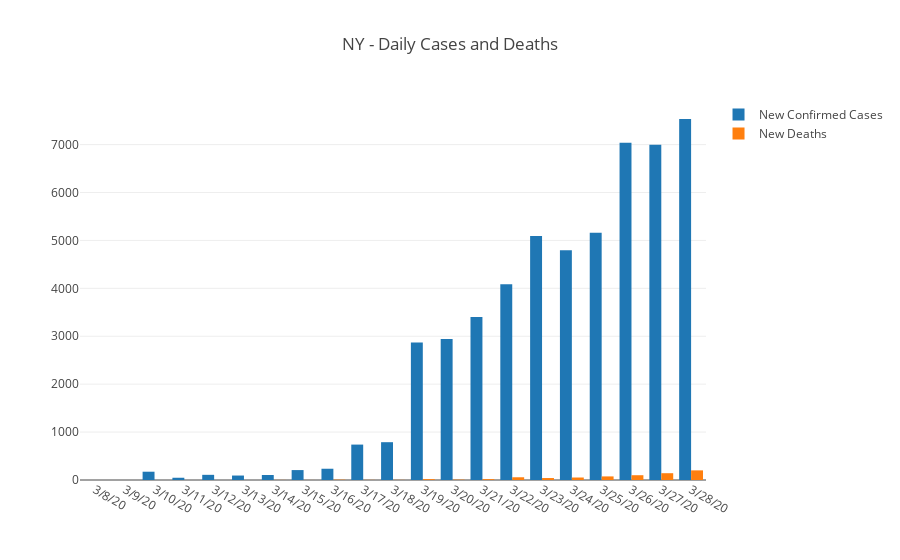

This figure's notebook cell:
### Code cell
dfNYConfirmed = dfConfirmedUSStates[dfConfirmedUSStates['Province/State'] == 'New York']
dfNYDeaths =  dfDeathsUSStates[dfDeathsUSStates['Province/State'] == 'New York']
dfNYConfirmedDailyNew = dfNYConfirmed[dfNYConfirmed.columns[50:]].diff(axis=1)
dfNYDeathsDailyNew = dfNYDeaths[dfNYDeaths.columns[50:]].diff(axis=1)

trace1 = go.Bar(
    x = dfNYConfirmedDailyNew.columns,
    y = dfNYConfirmedDailyNew.iloc[0], name = 'New Confirmed Cases')

trace2 = go.Bar(
    x = dfNYDeathsDailyNew.columns,
    y = dfNYDeathsDailyNew.iloc[0], name = 'New Deaths')

data = [trace1, trace2]
layout = dict(title = 'NY - Daily Cases and Deaths')

py.iplot(dict(data=data, layout=layout))

### Figure 1 — Plotly figure (JSON) as saved in the notebook; plotly's stock layout.template omitted (floating-point values rounded to 4 significant figures)
{"data": [{"name": "New Confirmed Cases", "type": "bar", "x": ["3/8/20", "3/9/20", "3/10/20", "3/11/20", "3/12/20", "3/13/20", "3/14/20", "3/15/20", "3/16/20", "3/17/20", "3/18/20", "3/19/20", "3/20/20", "3/21/20", "3/22/20", "3/23/20", "3/24/20", "3/25/20", "3/26/20", "3/27/20", "3/28/20"], "y": [null, 0, 173, 47, 108, 93, 104, 207, 235, 739, 789, 2870, 2945, 3400, 4083, 5091, 4797, 5160, 7036, 6999, 7534]}, {"name": "New Deaths", "type": "bar", "x": ["3/8/20", "3/9/20", "3/10/20", "3/11/20", "3/12/20", "3/13/20", "3/14/20", "3/15/20", "3/16/20", "3/17/20", "3/18/20", "3/19/20", "3/20/20", "3/21/20", "3/22/20", "3/23/20", "3/24/20", "3/25/20", "3/26/20", "3/27/20", "3/28/20"], "y": [null, 0, 0, 0, 0, 0, 2, 1, 7, 3, 3, 18, 8, 18, 57, 41, 52, 75, 100, 142, 201]}], "layout": {"title": "NY - Daily Cases and Deaths"}}
